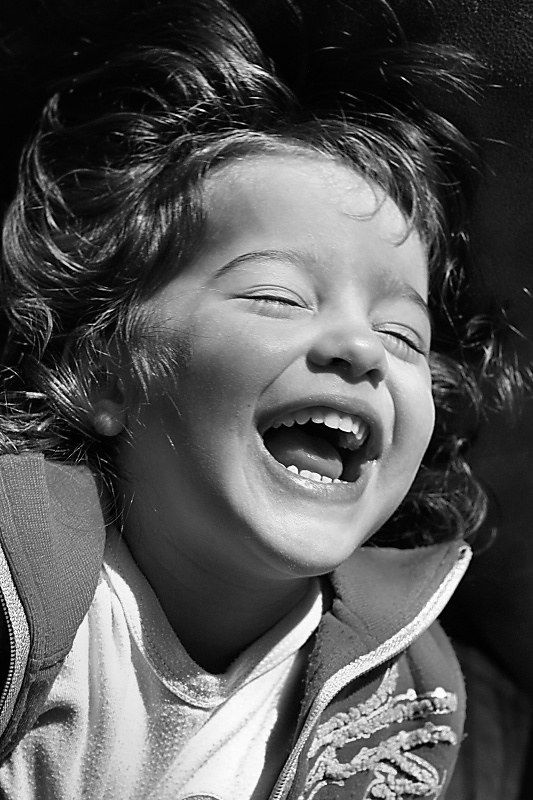
#> input picture test.jpg, 533 x 800 px, given in place of the camera
$ python live_emotion.py
#> lines starting #> are read from the running program, lines starting #| are printed output that depends on the picture
import cv2
from deepface import DeepFace
from collections import Counter
import warnings
warnings.filterwarnings('ignore')

# ── settings ──────────────────────────────────────────
BUFFER_SIZE   = 15      # more frames = more stable
ANALYZE_EVERY = 3       # analyze more frequently
MIN_CONFIDENCE = 60     # only show if model is confident

color_map = {
    'happy'   : (0, 255, 0),
    'sad'     : (255, 100, 0),
    'angry'   : (0, 0, 255),
    'surprise': (0, 255, 255),
    'neutral' : (200, 200, 200),
    'fear'    : (128, 0, 128),
    'disgust' : (0, 128, 0),
}

emotion_buffer = []
stable_emotion = 'neutral'
stable_color   = (200, 200, 200)
stable_score   = 0.0
face_box       = (0, 0, 0, 0)
all_scores     = {}
frame_count    = 0

cap = cv2.VideoCapture(0)
cap.set(cv2.CAP_PROP_FRAME_WIDTH,  640)
cap.set(cv2.CAP_PROP_FRAME_HEIGHT, 480)

# ── brightness fix ────────────────────────────────────
cap.set(cv2.CAP_PROP_BRIGHTNESS, 150)  # boost brightness

print('Camera ON — Press Q to quit')

while True:
    ret, frame = cap.read()
#> frame is the input picture: shape (800, 533, 3); min 0, max 255, mean 85.8
    if not ret:
        break

    frame_count += 1

    # ── auto brightness correction ────────────────────
    lab   = cv2.cvtColor(frame, cv2.COLOR_BGR2LAB)
#> lab: shape (800, 533, 3); mean of channels 0, 1, 2 88.6, 128, 128
    l, a, b = cv2.split(lab)
#> a: shape (800, 533); every value is 128
    clahe = cv2.createCLAHE(clipLimit=2.0, tileGridSize=(8,8))
    cl    = clahe.apply(l)
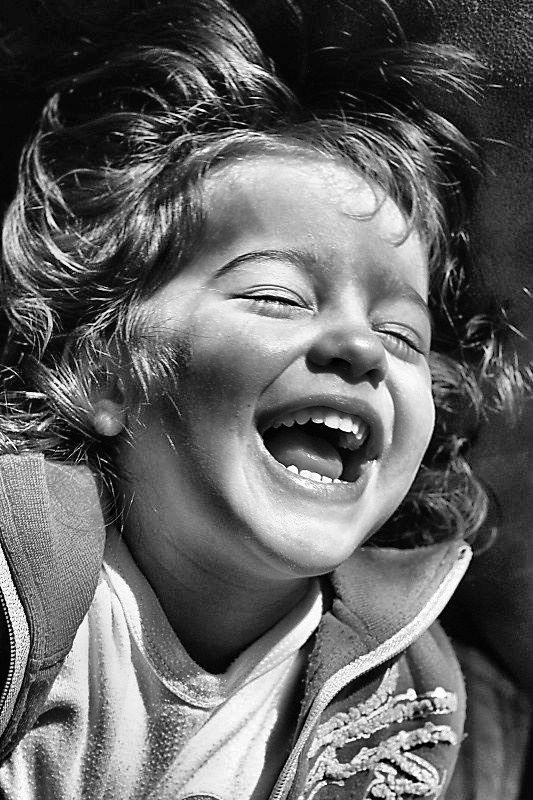
#> cl: shape (800, 533); min 0, max 255, mean 99.6
    frame_bright = cv2.cvtColor(cv2.merge((cl, a, b)), cv2.COLOR_LAB2BGR)

    if frame_count % ANALYZE_EVERY == 0:
        try:
            res = DeepFace.analyze(
                frame_bright,           # use brightness-fixed frame
                actions=['emotion'],
                enforce_detection=False,
                silent=True,
                detector_backend='opencv'  # faster & more reliable
            )

            emo        = res[0]['dominant_emotion']
            all_scores = res[0]['emotion']
            top_score  = all_scores[emo]
            r          = res[0]['region']
            face_box   = (r['x'], r['y'], r['w'], r['h'])

            # only add to buffer if confidence is high enough
            if top_score >= MIN_CONFIDENCE:
                emotion_buffer.append(emo)
            else:
                emotion_buffer.append('neutral')  # low confidence = neutral

            if len(emotion_buffer) > BUFFER_SIZE:
                emotion_buffer.pop(0)

            stable_emotion = Counter(emotion_buffer).most_common(1)[0][0]
            stable_color   = color_map.get(stable_emotion, (255,255,255))
            stable_score   = top_score

        except:
            pass

    x, y, w, h = face_box
    if w > 0:
        cv2.rectangle(frame, (x, y), (x+w, y+h), stable_color, 3)
        cv2.putText(frame,
                    f'{stable_emotion.upper()}',
                    (x, y - 15),
                    cv2.FONT_HERSHEY_SIMPLEX,
                    1.1, stable_color, 2)

    # ── show ALL emotion scores on left side ──────────
    if all_scores:
        y_off = 30
        sorted_scores = sorted(all_scores.items(), key=lambda x: x[1], reverse=True)
        for emo_name, score in sorted_scores:
            bar      = '█' * int(score // 8)
            is_top   = (emo_name == stable_emotion)
            txt_col  = color_map.get(emo_name, (255,255,255)) if is_top else (180,180,180)
            prefix   = '► ' if is_top else '  '
            cv2.putText(frame,
                        f'{prefix}{emo_name:<10} {score:.0f}%',
                        (10, y_off),
                        cv2.FONT_HERSHEY_SIMPLEX,
                        0.52, txt_col, 1)
            y_off += 26

    # ── confidence warning ────────────────────────────
    if stable_score < MIN_CONFIDENCE and stable_score > 0:
        cv2.putText(frame,
                    'LOW CONFIDENCE - try better lighting!',
                    (10, 430),
                    cv2.FONT_HERSHEY_SIMPLEX,
                    0.55, (0, 165, 255), 1)

    filled = len(emotion_buffer)
    bar_w  = int((filled / BUFFER_SIZE) * 200)
    cv2.rectangle(frame, (10, 455), (210, 470), (50,50,50), -1)
    cv2.rectangle(frame, (10, 455), (10 + bar_w, 470), (0,255,0), -1)
#> frame: shape (800, 533, 3); mean B, G, R 85.7, 85.7, 85.7
    cv2.putText(frame, f'Buffer: {filled}/{BUFFER_SIZE}',
                (10, 450), cv2.FONT_HERSHEY_SIMPLEX, 0.5, (255,255,255), 1)
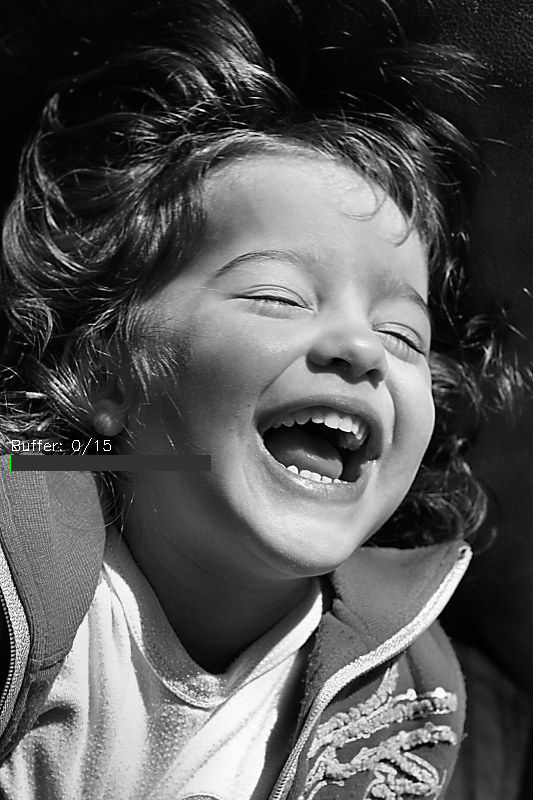
#> frame: shape (800, 533, 3); mean B, G, R 85.8, 85.8, 85.8

    cv2.putText(frame, 'Q = Quit',
                (560, 25), cv2.FONT_HERSHEY_SIMPLEX, 0.55, (255,255,0), 1)

    cv2.imshow('Emotion Detector  |  Q = Quit', frame)

    if cv2.waitKey(1) & 0xFF == ord('q'):
#> (key q is pressed here)
        break

cap.release()
cv2.destroyAllWindows()
print('Done!')
